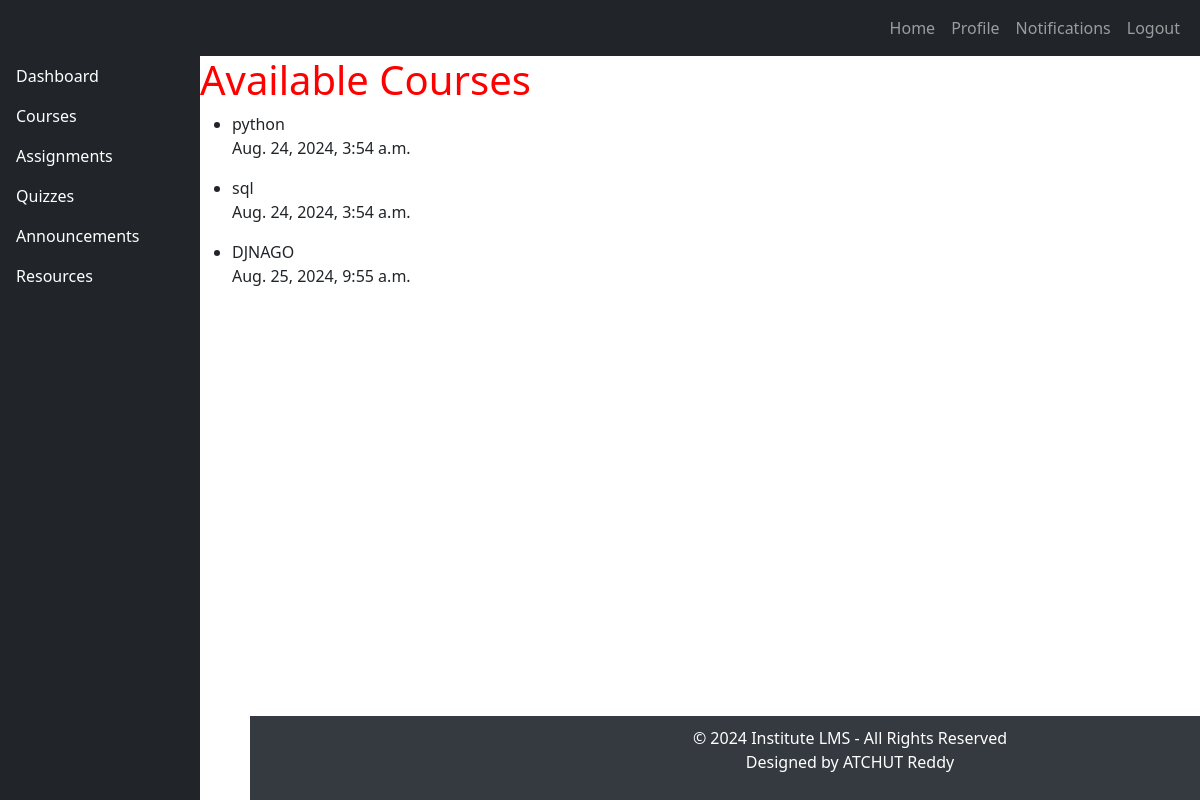
Page /courses/ on the committed database.
### app/models.py (models this page shows, shortened)
class Courses(models.Model):
    course_name=models.CharField(max_length=100)
    date=models.DateTimeField(max_length=200,auto_now_add=True)

### app/views.py (the view)
# urls.py: path("courses/",courses),
def courses(request):
    courses = Courses.objects.all()
    return render(request, "courses.html", {"courses": courses})  # Pass the fetched objects to the template

### templates/courses.html
{% extends "bse.html" %}
{% block body %}
    <div id="page">
        <h1>Available Courses</h1>
    <ul>
        {% for list in courses %}
            <li>{{ list.course_name }}</li>
            <p>{{list.date}}</p>
        {% endfor %}
    </ul>
    </div>
{% endblock %}

### templates/bse.html (style rules this page uses)
body { display: flex; min-height: 100vh; flex-direction: column; }
#page { padding-left: 200px; }
#page h1 { color: red; }

### rows in the picture
Courses: course_name "python", date "Aug. 24, 2024, 3:54 a.m."
Courses: course_name "sql", date "Aug. 24, 2024, 3:54 a.m."
Courses: course_name "DJNAGO", date "Aug. 25, 2024, 9:55 a.m."
